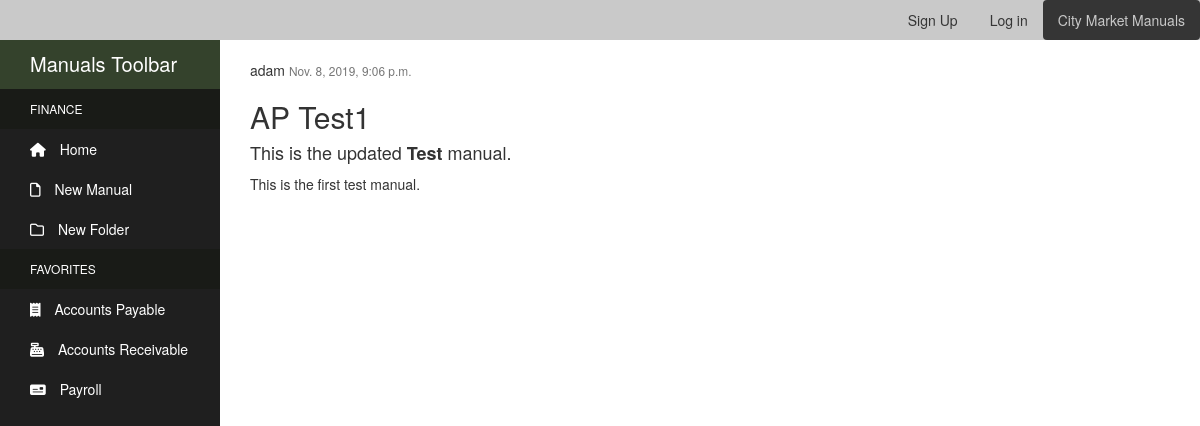
The app's page /manual/1/, older data.
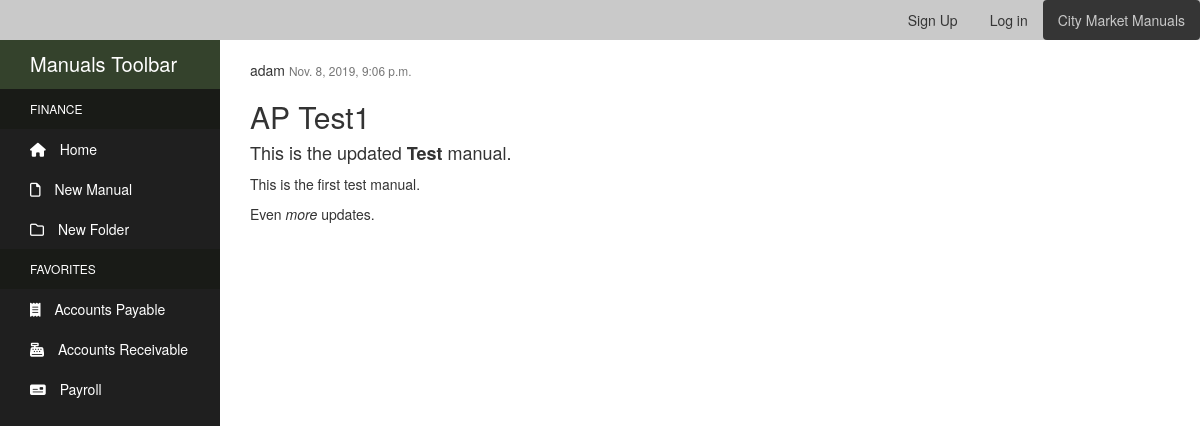
The same page, newer data.
### manuals/models.py (models this page shows, shortened)
class Manual(models.Model):
    title = models.CharField(max_length=100)
    author = models.ForeignKey(User, null=True, on_delete=models.SET_NULL)
    content = models.TextField()
    tags = models.CharField(max_length=150)
    pub_date = models.DateTimeField('Date Published', auto_now_add=True)
    last_update = models.DateTimeField('Last Update', auto_now=True)
    is_archived = models.BooleanField(default=False)
    folder = TreeForeignKey(
    'Directory',
    default=1,
    related_name='manuals',
    on_delete=models.CASCADE
    )

### manuals/views.py (the view)
# urls.py: path('manual/<int:pk>/', views.ManualDetail.as_view(), name='manual-detail'),
class ManualDetail(DetailView):
    model = Manual
    template_name = 'manuals/manual_detail.html'
    context_object_name = 'manual'

### manuals/templates/manuals/manual_detail.html (shortened to what this page needs)
{% extends "manuals/header.html" %}
{% block content %}
    <article class="media content-section">
        <div class="media-body">
            <div class="article-metadata">
                <a class="mr-2" href="#">{{ manual.author }}</a>
                <small class="text-muted">{{ manual.pub_date }}</small>
            </div>
            <h2 class="article-title">{{ manual.title }}</h2>
            <p class="article-content">{{ manual.content|safe }}</p>
        </div>
    </article>
{% endblock %}

### manuals/templates/manuals/header.html (shortened to what this page needs)
<!DOCTYPE html>
<html lang="en">
<head>
    {% load static %}
    <link rel="stylesheet" type="text/css" href="{% static 'manuals/css/bootstrap.css' %}">
    <link rel="stylesheet" type="text/css" href="{% static 'manuals/css/styles.css' %}">
    <link rel="stylesheet" href="https://cdnjs.cloudflare.com/ajax/libs/font-awesome/4.7.0/css/font-awesome.min.css">
</head>
<body>
    <ul class="nav nav-pills">
            <li role="presentation" class="active"><a href="{% url 'index' %}">City Market Manuals</a></li>
            {% if user.is_authenticated %}
              <li role="presentation"><a href="{% url 'logout' %}">Log out</a></li>
              <li role="presentation"><a href="{% url 'profile' %}">{{ user.username }}</a></li>
            {% else %}
              <li role="presentation"><a href="{% url 'login' %}">Log in</a></li>
              <li role="presentation"><a href="{% url 'register' %}">Sign Up</a></li>
            {% endif %}
    </ul>
    <div class="sidebar-container">
            <div class="sidebar-logo">
              Manuals Toolbar
            </div>
            <ul class="sidebar-navigation">
              <li class="header">Finance</li>
              <li>
                <a href="{% url 'index' %}">
                  <i class="fa fa-home" aria-hidden="true"></i> Home
                </a>
              </li>
              <li>
                <a href="{% url 'manual-create' %}">
                  <i class="far fa-file" aria-hidden="true"></i> New Manual
                </a>
              </li>
              <li>
                <a id="new-dir" href="#">
                  <i class="far fa-folder" aria-hidden="true"></i> New Folder
                </a>
              </li>
              <li class="header">Favorites</li>
              <li>
                <a href="#">
                  <i class="fas fa-receipt" aria-hidden="true"></i> Accounts Payable
                </a>
              </li>
              <li>
                <a href="#">
                  <i class="fas fa-cash-register" aria-hidden="true"></i> Accounts Receivable
                </a>
              </li>
              <li>
                <a href="#">
                  <i class="fas fa-money-check" aria-hidden="true"></i> Payroll
                </a>
              </li>
            </ul>
          </div>
          <div class="content-container">
            <div class="container-fluid">
              {% block content %}
              {% endblock %}
            </div>
          </div>
</body>
</html>

### manuals/static/manuals/css/styles.css (style rules this page uses)
.sidebar-container { position: fixed; width: 220px; height: 100%; left: 0; overflow-x: hidden; overflow-y: auto; background: #1f1f1f; color: #fff; }
.content-container { padding-top: 20px; }
.sidebar-logo { padding: 10px 15px 10px 30px; font-size: 20px; background-color: rgb(52, 66, 44); }
.sidebar-navigation { padding: 0; margin: 0; list-style-type: none; position: relative; }
.sidebar-navigation li { background-color: transparent; position: relative; display: inline-block; width: 100%; line-height: 20px; }
.sidebar-navigation li a { padding: 10px 15px 10px 30px; display: block; color: #fff; }
.sidebar-navigation li .fa { margin-right: 10px; }
.sidebar-navigation li .far { margin-right: 10px; }
.sidebar-navigation li .fas { margin-right: 10px; }
.sidebar-navigation .header { font-size: 12px; text-transform: uppercase; background-color: #191b17; padding: 10px 15px 10px 30px; }
.sidebar-navigation .header::before { background-color: transparent; }
.content-container { padding-left: 235px; }

Row changes from the older to the newer data that the page shows:
changed Manual "AP Test1": content "This is the updated Test manual. This is the first test manual." → "This is the updated Test manual. This is the first test manual. Even more updates."
